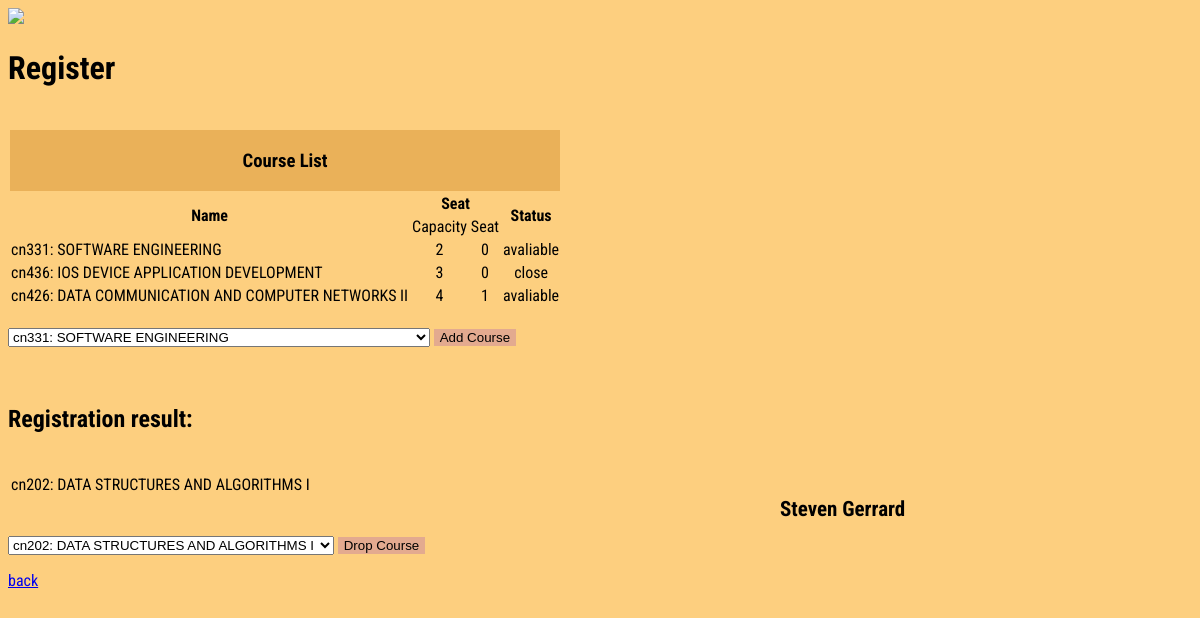
Screenshot of /students/1 with the database file from the repository.
### students/models.py (models this page shows, shortened)
class Student(models.Model):
    first = models.CharField(max_length=64)
    last = models.CharField(max_length=64)
    username = models.CharField(max_length=64)

class Quota(models.Model):
    code = models.CharField(max_length=5)
    name = models.CharField(max_length=64)
    semester = models.PositiveIntegerField()
    year = models.PositiveIntegerField()
    limit = models.PositiveIntegerField()
    status = models.CharField(max_length=64)
    quotas = models.ManyToManyField(Student, blank=True, related_name="quotas")
    def __str__(self):
        return f"{self.code}: {self.name}"

### students/views.py (the view)
# urls.py: path('<int:student_id>', views.student, name="student"),
def student(request, student_id):
    try:
        student = Student.objects.get(pk=student_id)
    except Student.DoesNotExist:
        raise Http404("Student Not Found")
    return render(request, "students/student.html",{
            "student": student,
            "enrolls": student.quotas.all(),
            "non_enrolls": Quota.objects.exclude(quotas=student).all(),
            })

### students/templates/students/student.html (shortened to what this page needs)
{% extends "students/layout_stu.html" %}
{% block body %}
<div class="header">
    <h1>Register</h1>
</div>
<div class="quotapage">
    <h2 >
       {{ student.first }} {{ student.last }}
    </h2>
</div><br>
    <table>
        <tr><th colspan="4" style="background-color: #EAB159"><h3>Course List</h3></th></tr>
        <tr>
            <th rowspan="2">Name</th><th colspan="2" align = 'center'>Seat</th><th rowspan="2">Status</th>
        </tr>
        <tr><td align = 'center'>Capacity</td><td align = 'center' >Seat</td></tr>
        {% for i in non_enrolls %}
        <tr><td>{{i.code}}: {{ i.name }}</td><td align = 'center'>{{ i.limit }}</td><td align = 'center'>{{ i.quotas.all.count }}</td>
            <td align = 'center'>
                {% if i.status == 'close' %}
                close
                {% elif i.limit == i.quotas.all.count %}
                full
                {% else %}
                avaliable
                {% endif %}
            </td>
        </tr> {% endfor %}</table><br>
<div class="add">
    <form action="{% url 'book' student.id %}" method="post">
        <select name="enroll">
            {% for enroll in non_enrolls %}
            <option value="{{ enroll.id }}">{{ enroll }}</option>
            {% endfor %}
        </select>
        <input type="submit" value="Add Course">
    </form>
</div><br><br>
<div class="quotaresult">
    <h2>Registration result:</h2>
</div><br>
<div class="result">
    <table>
        {% for enroll in enrolls %}<tr>
        <td>{{ enroll }}</td>
        {% empty %}
        <td>Not registered.</td></tr>
        {% endfor %}
    </table>
</div><br><br>
<div class="drop">
    <form action="{% url 'drop' student.id %}" method="post">
        <select name="enroll">
            {% for enroll in enrolls %}
            <option value="{{ enroll.id }}">{{ enroll }}</option>
            {% endfor %}
        </select>
        <input type="submit" value="Drop Course">
    </form>
</div>
<div class="back">
    <a href="{% url 'back' student.id %}">back</a>
</div>
{% endblock %}

### students/templates/students/layout_stu.html (shortened to what this page needs)
<!DOCTYPE html>
<html lang="en">
    <head>
        <img src="https://drive.google.com/uc?export=view&id=1OQckA_dNhGzN9XHIoI9xmI79fySWkyVb">
    </head>
    <body>
        {% block body %}
        {% endblock %}
    </body>
</html>

### students/templates/students/layout_stu.html (style rules this page uses)
body { background-color: #FDCF7F; font-family: 'Roboto Condensed', sans-serif; }
.quotapage { font-size: 14px; font-weight: bold; font-family: 'Roboto Condensed', sans-serif; position: absolute; left: 65%; top: 60%; }
input { background-color: #E3AA8F; border:none; }

### rows the page displays
Student: first "Steven", last "Gerrard"
Quota: code "cn331", name "SOFTWARE ENGINEERING", limit "2", quotas.all.count "0", status "avaliable"
Quota: code "cn436", name "IOS DEVICE APPLICATION DEVELOPMENT", limit "3", quotas.all.count "0", status "close"
Quota: code "cn426", name "DATA COMMUNICATION AND COMPUTER NETWORKS II", limit "4", quotas.all.count "1", status "avaliable"
Quota: code+name "cn202: DATA STRUCTURES AND ALGORITHMS I"

### other values shown
form field enroll "cn331: SOFTWARE ENGINEERING"
form field enroll "cn202: DATA STRUCTURES AND ALGORITHMS I"
